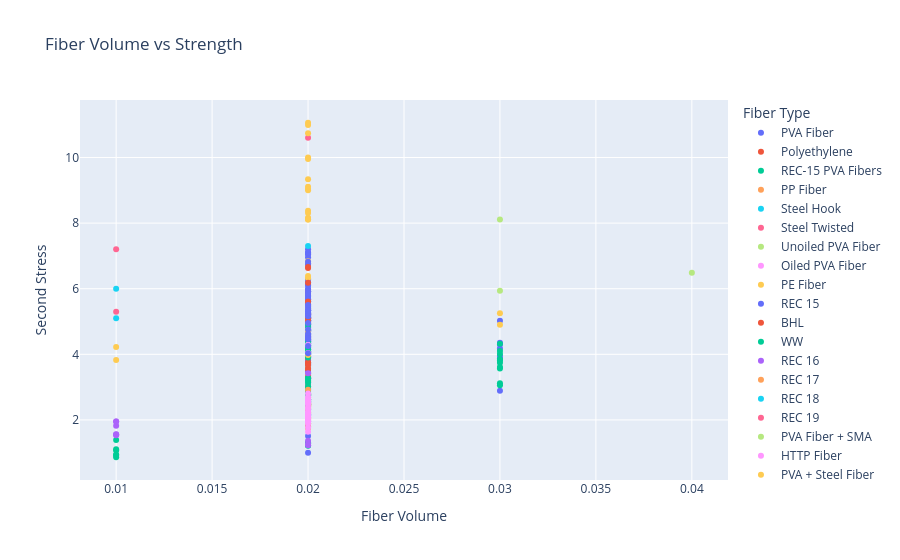

The cell this chart's notebook holds for it:
### Code cell
fig = px.scatter(
    df,
    x="Fiber Volume",
    y="Second Stress",
    color="Fiber Type",
    title="Fiber Volume vs Strength"
)

fig.show()

### Figure 1 — Plotly figure (JSON) as saved in the notebook; plotly's stock layout.template omitted (floating-point values rounded to 4 significant figures; data arrays with more than 128 entries replaced by an {"elided": "..."} marker saying what was removed)
{"data": [{"hovertemplate": "Fiber Type=PVA Fiber<br>Fiber Volume=%{x}<br>Second Stress=%{y}<extra></extra>", "legendgroup": "PVA Fiber", "marker": {"color": "#636efa", "symbol": "circle"}, "mode": "markers", "name": "PVA Fiber", "orientation": "v", "showlegend": true, "type": "scatter", "x": {"elided": "263 float values"}, "xaxis": "x", "y": {"elided": "263 float values"}, "yaxis": "y"}, {"hovertemplate": "Fiber Type=Polyethylene<br>Fiber Volume=%{x}<br>Second Stress=%{y}<extra></extra>", "legendgroup": "Polyethylene", "marker": {"color": "#EF553B", "symbol": "circle"}, "mode": "markers", "name": "Polyethylene", "orientation": "v", "showlegend": true, "type": "scatter", "x": [0.02, 0.02, 0.02, 0.02, 0.02, 0.02, 0.02, 0.02, 0.02, 0.02, 0.02, 0.02, 0.02, 0.02, 0.02], "xaxis": "x", "y": [3.18, 5.899, 5.1, 2.68, 3.756, 5.166, 4.467, 4.075, 1.797, 2.614, 3.722, 3.899, 3.349, 4.065, 4.985], "yaxis": "y"}, {"hovertemplate": "Fiber Type=REC-15 PVA Fibers<br>Fiber Volume=%{x}<br>Second Stress=%{y}<extra></extra>", "legendgroup": "REC-15 PVA Fibers", "marker": {"color": "#00cc96", "symbol": "circle"}, "mode": "markers", "name": "REC-15 PVA Fibers", "orientation": "v", "showlegend": true, "type": "scatter", "x": [0.02, 0.02, 0.02, 0.02, 0.02, 0.02, 0.02, 0.02, 0.02, 0.02, 0.02, 0.02, 0.02, 0.02, 0.02, 0.02, 0.02, 0.02], "xaxis": "x", "y": [4.27, 3.905, 4.4, 4.469, 4.037, 4.09, 4.236, 4.157, 3.976, 5.118, 4.101, 5.297, 4.729, 4.41, 4.442, 4.811, 4.363, 4.92], "yaxis": "y"}, {"hovertemplate": "Fiber Type=PP Fiber<br>Fiber Volume=%{x}<br>Second Stress=%{y}<extra></extra>", "legendgroup": "PP Fiber", "marker": {"color": "#FFA15A", "symbol": "circle"}, "mode": "markers", "name": "PP Fiber", "orientation": "v", "showlegend": true, "type": "scatter", "x": [0.02, 0.02, 0.02, 0.02, 0.02, 0.02, 0.02, 0.02, 0.02, 0.02, 0.02, 0.02, 0.02, 0.02, 0.02, 0.02, 0.02, 0.02, 0.02, 0.02, 0.02, 0.02, 0.02, 0.02, 0.02, 0.02, 0.02, 0.02, 0.02, 0.02, 0.02, 0.02, 0.02, 0.02, 0.02, 0.02, 0.02, 0.02, 0.02, 0.02], "xaxis": "x", "y": [2.45, 2.45, 2.25, 2.5, 2.46, 2.45, 2.199, 1.9, 1.75, 2.08, 1.998, 2.36, 2.46, 2.51, 2.24, 1.888, 2.58, 2.21, 2.02, 2.05, 2.76, 2.782, 3.4, 3.02, 3.36, 2.38, 2.478, 2.48, 2.35, 2.55, 2.83, 2.42, 2.23, 2.732, 2.5, 2.55, 2.71, 2.91, 3.37, 2.46], "yaxis": "y"}, {"hovertemplate": "Fiber Type=Steel Hook<br>Fiber Volume=%{x}<br>Second Stress=%{y}<extra></extra>", "legendgroup": "Steel Hook", "marker": {"color": "#19d3f3", "symbol": "circle"}, "mode": "markers", "name": "Steel Hook", "orientation": "v", "showlegend": true, "type": "scatter", "x": [0.01, 0.01, 0.02], "xaxis": "x", "y": [5.1, 6.0, 7.3], "yaxis": "y"}, {"hovertemplate": "Fiber Type=Steel Twisted<br>Fiber Volume=%{x}<br>Second Stress=%{y}<extra></extra>", "legendgroup": "Steel Twisted", "marker": {"color": "#FF6692", "symbol": "circle"}, "mode": "markers", "name": "Steel Twisted", "orientation": "v", "showlegend": true, "type": "scatter", "x": [0.01, 0.01, 0.02], "xaxis": "x", "y": [5.3, 7.2, 10.6], "yaxis": "y"}, {"hovertemplate": "Fiber Type=Unoiled PVA Fiber<br>Fiber Volume=%{x}<br>Second Stress=%{y}<extra></extra>", "legendgroup": "Unoiled PVA Fiber", "marker": {"color": "#B6E880", "symbol": "circle"}, "mode": "markers", "name": "Unoiled PVA Fiber", "orientation": "v", "showlegend": true, "type": "scatter", "x": [0.02, 0.02, 0.02], "xaxis": "x", "y": [3.59, 3.16, 3.2], "yaxis": "y"}, {"hovertemplate": "Fiber Type=Oiled PVA Fiber<br>Fiber Volume=%{x}<br>Second Stress=%{y}<extra></extra>", "legendgroup": "Oiled PVA Fiber", "marker": {"color": "#FF97FF", "symbol": "circle"}, "mode": "markers", "name": "Oiled PVA Fiber", "orientation": "v", "showlegend": true, "type": "scatter", "x": [0.02, 0.02, 0.02], "xaxis": "x", "y": [4.04, 4.55, 4.29], "yaxis": "y"}, {"hovertemplate": "Fiber Type=PE Fiber<br>Fiber Volume=%{x}<br>Second Stress=%{y}<extra></extra>", "legendgroup": "PE Fiber", "marker": {"color": "#FECB52", "symbol": "circle"}, "mode": "markers", "name": "PE Fiber", "orientation": "v", "showlegend": true, "type": "scatter", "x": [0.01, 0.02, 0.02, 0.03, 0.01, 0.02, 0.02, 0.03, 0.02, 0.02, 0.02, 0.02, 0.02, 0.02, 0.02, 0.02, 0.02, 0.02, 0.02, 0.02, 0.02, 0.02, 0.02, 0.02, 0.02, 0.02], "xaxis": "x", "y": [3.827, 3.98, 4.56, 5.25, 4.22, 4.726, 5.41, 4.9, 4.72, 4.65, 4.74, 10.0, 9.955, 9.34, 11.06, 10.99, 10.74, 9.0, 8.38, 8.16, 8.13, 9.04, 9.11, 8.31, 8.11, 8.11], "yaxis": "y"}, {"hovertemplate": "Fiber Type=REC 15<br>Fiber Volume=%{x}<br>Second Stress=%{y}<extra></extra>", "legendgroup": "REC 15", "marker": {"color": "#636efa", "symbol": "circle"}, "mode": "markers", "name": "REC 15", "orientation": "v", "showlegend": true, "type": "scatter", "x": [0.02, 0.02], "xaxis": "x", "y": [5.92, 2.59], "yaxis": "y"}, {"hovertemplate": "Fiber Type=BHL<br>Fiber Volume=%{x}<br>Second Stress=%{y}<extra></extra>", "legendgroup": "BHL", "marker": {"color": "#EF553B", "symbol": "circle"}, "mode": "markers", "name": "BHL", "orientation": "v", "showlegend": true, "type": "scatter", "x": [0.02, 0.02, 0.02, 0.02, 0.02, 0.02, 0.02, 0.02, 0.02, 0.02, 0.02], "xaxis": "x", "y": [5.13, 5.329, 5.6, 3.3, 3.56, 3.55, 5.25, 3.678, 5.6, 5.03, 4.5], "yaxis": "y"}, {"hovertemplate": "Fiber Type=WW<br>Fiber Volume=%{x}<br>Second Stress=%{y}<extra></extra>", "legendgroup": "WW", "marker": {"color": "#00cc96", "symbol": "circle"}, "mode": "markers", "name": "WW", "orientation": "v", "showlegend": true, "type": "scatter", "x": [0.02, 0.02, 0.02, 0.02, 0.02, 0.02, 0.02, 0.02, 0.02, 0.03, 0.03, 0.02, 0.02, 0.03, 0.03, 0.02, 0.02, 0.03, 0.03, 0.02, 0.02, 0.02, 0.02, 0.02, 0.02, 0.02, 0.03, 0.03, 0.02, 0.02, 0.03, 0.03], "xaxis": "x", "y": [2.63, 2.78, 2.48, 3.269, 3.28, 2.73, 2.75, 3.14, 3.2, 3.81, 4.011, 2.56, 2.86, 3.57, 3.74, 2.74, 3.23, 3.86, 3.61, 2.62, 3.03, 3.27, 2.95, 2.62, 2.95, 2.95, 4.102, 4.32, 2.8, 2.64, 3.06, 3.12], "yaxis": "y"}, {"hovertemplate": "Fiber Type=REC 16<br>Fiber Volume=%{x}<br>Second Stress=%{y}<extra></extra>", "legendgroup": "REC 16", "marker": {"color": "#ab63fa", "symbol": "circle"}, "mode": "markers", "name": "REC 16", "orientation": "v", "showlegend": true, "type": "scatter", "x": [0.02], "xaxis": "x", "y": [3.42], "yaxis": "y"}, {"hovertemplate": "Fiber Type=REC 17<br>Fiber Volume=%{x}<br>Second Stress=%{y}<extra></extra>", "legendgroup": "REC 17", "marker": {"color": "#FFA15A", "symbol": "circle"}, "mode": "markers", "name": "REC 17", "orientation": "v", "showlegend": true, "type": "scatter", "x": [0.02], "xaxis": "x", "y": [2.92], "yaxis": "y"}, {"hovertemplate": "Fiber Type=REC 18<br>Fiber Volume=%{x}<br>Second Stress=%{y}<extra></extra>", "legendgroup": "REC 18", "marker": {"color": "#19d3f3", "symbol": "circle"}, "mode": "markers", "name": "REC 18", "orientation": "v", "showlegend": true, "type": "scatter", "x": [0.02], "xaxis": "x", "y": [5.299], "yaxis": "y"}, {"hovertemplate": "Fiber Type=REC 19<br>Fiber Volume=%{x}<br>Second Stress=%{y}<extra></extra>", "legendgroup": "REC 19", "marker": {"color": "#FF6692", "symbol": "circle"}, "mode": "markers", "name": "REC 19", "orientation": "v", "showlegend": true, "type": "scatter", "x": [0.02], "xaxis": "x", "y": [5.22], "yaxis": "y"}, {"hovertemplate": "Fiber Type=PVA Fiber + SMA<br>Fiber Volume=%{x}<br>Second Stress=%{y}<extra></extra>", "legendgroup": "PVA Fiber + SMA", "marker": {"color": "#B6E880", "symbol": "circle"}, "mode": "markers", "name": "PVA Fiber + SMA", "orientation": "v", "showlegend": true, "type": "scatter", "x": [0.03, 0.03, 0.04], "xaxis": "x", "y": [5.94, 8.11, 6.49], "yaxis": "y"}, {"hovertemplate": "Fiber Type=HTTP Fiber<br>Fiber Volume=%{x}<br>Second Stress=%{y}<extra></extra>", "legendgroup": "HTTP Fiber", "marker": {"color": "#FF97FF", "symbol": "circle"}, "mode": "markers", "name": "HTTP Fiber", "orientation": "v", "showlegend": true, "type": "scatter", "x": [0.02, 0.02, 0.02, 0.02, 0.02, 0.02, 0.02, 0.02, 0.02, 0.02, 0.02, 0.02, 0.02, 0.02, 0.02, 0.02, 0.02, 0.02, 0.02, 0.02, 0.02, 0.02, 0.02, 0.02, 0.02, 0.02, 0.02, 0.02, 0.02, 0.02, 0.02, 0.02], "xaxis": "x", "y": [2.63, 2.809, 2.63, 2.54, 2.69, 2.04, 2.59, 2.68, 2.47, 2.38, 2.19, 2.62, 2.21, 2.21, 2.33, 2.512, 2.22, 2.18, 2.09, 1.64, 1.95, 2.09, 2.123, 2.13, 2.12, 1.96, 2.244, 2.54, 2.08, 1.88, 1.96, 1.77], "yaxis": "y"}, {"hovertemplate": "Fiber Type=PVA + Steel Fiber<br>Fiber Volume=%{x}<br>Second Stress=%{y}<extra></extra>", "legendgroup": "PVA + Steel Fiber", "marker": {"color": "#FECB52", "symbol": "circle"}, "mode": "markers", "name": "PVA + Steel Fiber", "orientation": "v", "showlegend": true, "type": "scatter", "x": [0.02, 0.02, 0.02], "xaxis": "x", "y": [6.32, 6.39, 6.84], "yaxis": "y"}, {"hovertemplate": "Fiber Type=PVA Fiber Type C<br>Fiber Volume=%{x}<br>Second Stress=%{y}<extra></extra>", "legendgroup": "PVA Fiber Type C", "marker": {"color": "#636efa", "symbol": "circle"}, "mode": "markers", "name": "PVA Fiber Type C", "orientation": "v", "showlegend": true, "type": "scatter", "x": [0.02, 0.02, 0.02, 0.02, 0.02, 0.02, 0.02, 0.02, 0.02, 0.02, 0.02, 0.02, 0.02, 0.02, 0.02, 0.02, 0.02, 0.02, 0.02, 0.02, 0.02], "xaxis": "x", "y": [6.82, 5.22, 5.85, 5.33, 5.43, 4.956, 4.03, 5.16, 4.46, 5.19, 5.28, 4.76, 4.52, 5.19, 4.56, 5.5, 5.267, 5.34, 4.63, 4.49, 4.25], "yaxis": "y"}, {"hovertemplate": "Fiber Type=PVA Fiber Type K<br>Fiber Volume=%{x}<br>Second Stress=%{y}<extra></extra>", "legendgroup": "PVA Fiber Type K", "marker": {"color": "#EF553B", "symbol": "circle"}, "mode": "markers", "name": "PVA Fiber Type K", "orientation": "v", "showlegend": true, "type": "scatter", "x": [0.02, 0.02, 0.02], "xaxis": "x", "y": [6.66, 6.63, 6.18], "yaxis": "y"}, {"hovertemplate": "Fiber Type=Kuraray PVA Fiber<br>Fiber Volume=%{x}<br>Second Stress=%{y}<extra></extra>", "legendgroup": "Kuraray PVA Fiber", "marker": {"color": "#00cc96", "symbol": "circle"}, "mode": "markers", "name": "Kuraray PVA Fiber", "orientation": "v", "showlegend": true, "type": "scatter", "x": [0.01, 0.01, 0.01, 0.01, 0.01, 0.01, 0.02, 0.02, 0.02], "xaxis": "x", "y": [1.064, 1.103, 0.932, 0.862, 1.388, 0.935, 1.29, 1.21, 1.308], "yaxis": "y"}, {"hovertemplate": "Fiber Type=Chinese PVA Fiber<br>Fiber Volume=%{x}<br>Second Stress=%{y}<extra></extra>", "legendgroup": "Chinese PVA Fiber", "marker": {"color": "#ab63fa", "symbol": "circle"}, "mode": "markers", "name": "Chinese PVA Fiber", "orientation": "v", "showlegend": true, "type": "scatter", "x": [0.02, 0.02, 0.02, 0.01, 0.01, 0.01, 0.01, 0.01, 0.01], "xaxis": "x", "y": [1.365, 1.23, 1.265, 1.953, 1.558, 1.56, 1.82, 1.95, 1.53], "yaxis": "y"}], "layout": {"legend": {"title": {"text": "Fiber Type"}, "tracegroupgap": 0}, "title": {"text": "Fiber Volume vs Strength"}, "xaxis": {"anchor": "y", "domain": [0, 1], "title": {"text": "Fiber Volume"}}, "yaxis": {"anchor": "x", "domain": [0, 1], "title": {"text": "Second Stress"}}}}
